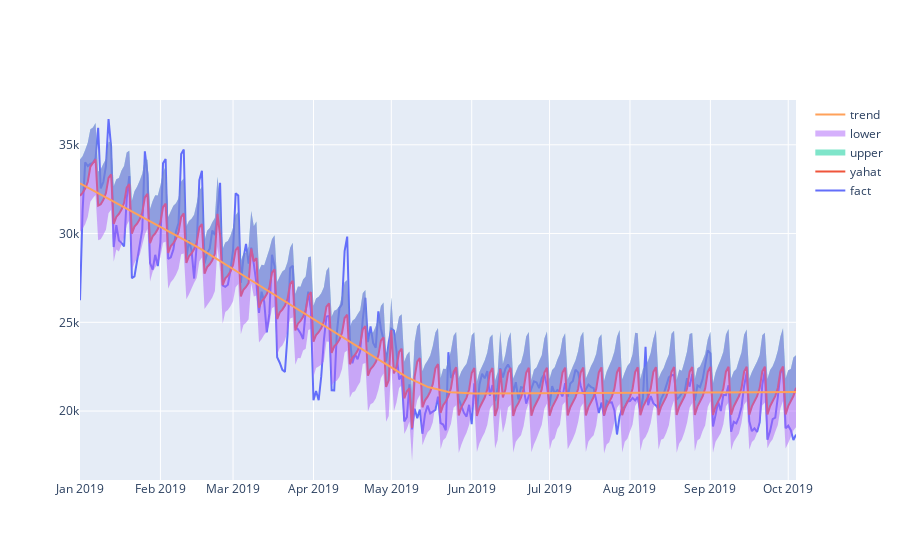

Notebook code cell kept with this figure:
### Code cell
# рисуемм график с границами прогноза на полном периоде
iplot([
        go.Scatter(x=df['ds'], y=df['y'], name='fact'),
        go.Scatter(x=forecast['ds'], y=forecast['yhat'], name='yahat'),
        go.Scatter(x=forecast['ds'], y=forecast['yhat_upper'], fill='tonexty', mode='none', name='upper'),
        go.Scatter(x=forecast['ds'], y=forecast['yhat_lower'], fill='tonexty', mode='none', name='lower'),
        go.Scatter(x=forecast['ds'], y=forecast['trend'], name='trend')
])

### Figure 1 — Plotly figure (JSON) as saved in the notebook; plotly's stock layout.template omitted (floating-point values rounded to 4 significant figures; data arrays with more than 128 entries replaced by an {"elided": "..."} marker saying what was removed)
{"data": [{"name": "fact", "type": "scatter", "x": {"elided": "277 str values"}, "y": {"elided": "277 int values"}}, {"name": "yahat", "type": "scatter", "x": {"elided": "277 str values"}, "y": {"elided": "277 float values"}}, {"fill": "tonexty", "mode": "none", "name": "upper", "type": "scatter", "x": {"elided": "277 str values"}, "y": {"elided": "277 float values"}}, {"fill": "tonexty", "mode": "none", "name": "lower", "type": "scatter", "x": {"elided": "277 str values"}, "y": {"elided": "277 float values"}}, {"name": "trend", "type": "scatter", "x": {"elided": "277 str values"}, "y": {"elided": "277 float values"}}], "layout": {}}
